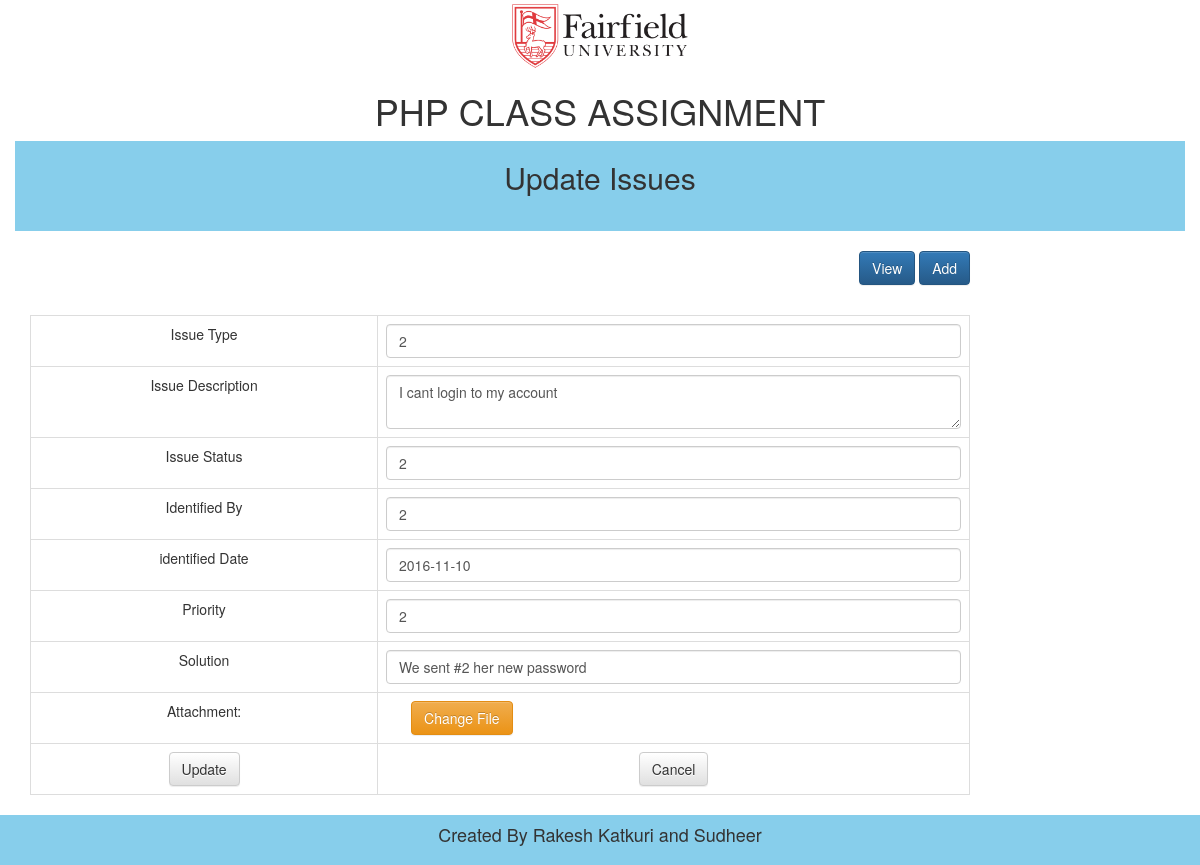
Page /edit.php?id=2 on the committed database.
### tables this page shows
CREATE TABLE `issues` (
  `id` int(11) NOT NULL AUTO_INCREMENT,
  `issue_type` int(11) NOT NULL,
  `issue_description` varchar(4000) NOT NULL,
  `issue_status` int(11) NOT NULL,
  `identified_by` varchar(64) NOT NULL,
  `identified_date` date NOT NULL,
  `priority` varchar(16) NOT NULL,
  `solution` varchar(4000) NOT NULL,
  `filename` varchar(255) DEFAULT NULL,
  `created_on` datetime NOT NULL DEFAULT CURRENT_TIMESTAMP,
  `created_by` int(11) NOT NULL,
  `modified_on` datetime DEFAULT CURRENT_TIMESTAMP,
  `modified_by` int(11) DEFAULT NULL,
  PRIMARY KEY (`id`)
);

### edit.php (the view, shortened to what this page needs)
<?php
	require_once('connectivity.php');
	$attributes = "";
		$id =$_GET['id'];
		$q = "SELECT * FROM issues where id='$id' ";
		$result=mysqli_query($mysqli, $q);
		while($row=mysqli_fetch_array($result))
		{
			$issuetype= $row['issue_type'];
			$issuedescription = $row['issue_description'];
			$issuestatus= $row['issue_status'];
			$identifiedby =$row['identified_by'];
			$identifieddate = $row['identified_date'];
			$priority = $row['priority'];
			$solution =$row['solution'];
		}
?>
<!DOCTYPE html>
<html lang="en">
  <head>
<link rel="stylesheet" href="https://maxcdn.bootstrapcdn.com/bootstrap/3.3.7/css/bootstrap.min.css">
<link rel="stylesheet" href="https://maxcdn.bootstrapcdn.com/bootstrap/3.3.7/css/bootstrap-theme.min.css">
  </head>
  <body>
    <div class="col-xs-12" style="text-align:center" >
	  <b><img src="Fairfield_University.svg.png"  height ='70px'/>
		<h1> PHP CLASS ASSIGNMENT</h1>
	  </b>
	  <div class="col-sm-12" style="height:90px;background-color:skyblue">
		<h2>Update Issues</h2>
		</div>
	  </div>
	  <div class="col-xs-10" style="text-align:center;">
	  <br />
		  <div class="col-xs-12" style="text-align:right;">
			<a href="add-edit.php"><button type="button" class="btn btn-primary" id="add">View</button> </a>
			 <a href="add.html"><button type="button" class="btn btn-primary" id="add">Add</button> </a>
		  </div>
		  <div class="col-xs-12" style="height:30px;"></div>
		  <div class="col-xs-12">
		  	<form id="formid" method="post" action="editcontrol.php" enctype="multipart/form-data">
		  	<table class="table table-bordered">
  <tr class="info">
	<tr><td> Issue Type</td> <td> <input type="text" name="issuetype" class="form-control" value="<?php echo $issuetype; ?>" id="form-control2" <?php echo $attributes ?> /> </td>  </tr>
	<tr><td>Issue Description</td> <td> <textarea class="form-control" name="issuedescription" value="<?php echo $issuedescription; ?>" id="form-control3"><?php echo $issuedescription; ?></textarea> </td>  </tr>
	<tr><td> Issue Status</td> <td> <input type="text" name="issuestatus" class="form-control" value="<?php echo $issuestatus; ?>" id="form-control4">  </td>  </tr>
		<tr><td> Identified By</td>
				<td> <input type="text" name="identifiedby" class="form-control" value="<?php echo $identifiedby; ?>" id="form-control5"> </td></tr>
				<tr><td>identified Date</td> <td><input type="text" name="identifieddate" class="form-control" value="<?php echo $identifieddate; ?>" id="form-control6"> </td></tr>
	  <tr><td>Priority</td> <td> <input type="text" name="priority" class="form-control" value="<?php echo $priority; ?>" id="form-control7">  </td>  </tr>
	  <tr><td>Solution</td> <td> <input type="text" name="solution" class="form-control" value="<?php echo $solution; ?>" id="form-control8">  </td>  </tr>
	  <tr><td>Attachment:</td><td align="left"><div id="btnChangeFile" class="btn btn-warning" style="margin-left:25px;" onclick="ShowFileControl();">Change File</div></td></tr>
	  <tr><td><button type="submit" class="btn btn-default" onclick="onSubmit();">Update</button></td> <td> <button type="reset" class="btn btn-default">Cancel</button> </td></tr>
		</table>
				</form>
		  </div>
	  </div>
	<div class="col-sm-12" style="height:50px;background-color:skyblue;text-align:center;">
		<h4>Created By Rakesh Katkuri and Sudheer </h4>
	</div>
  </body>
</html>

### rows in the picture
issues: issuetype "2", issuedescription "I cant login to my account", issuestatus "2", identifiedby "2", identifieddate "2016-11-10", priority "2", solution "We sent #2 her new password"
